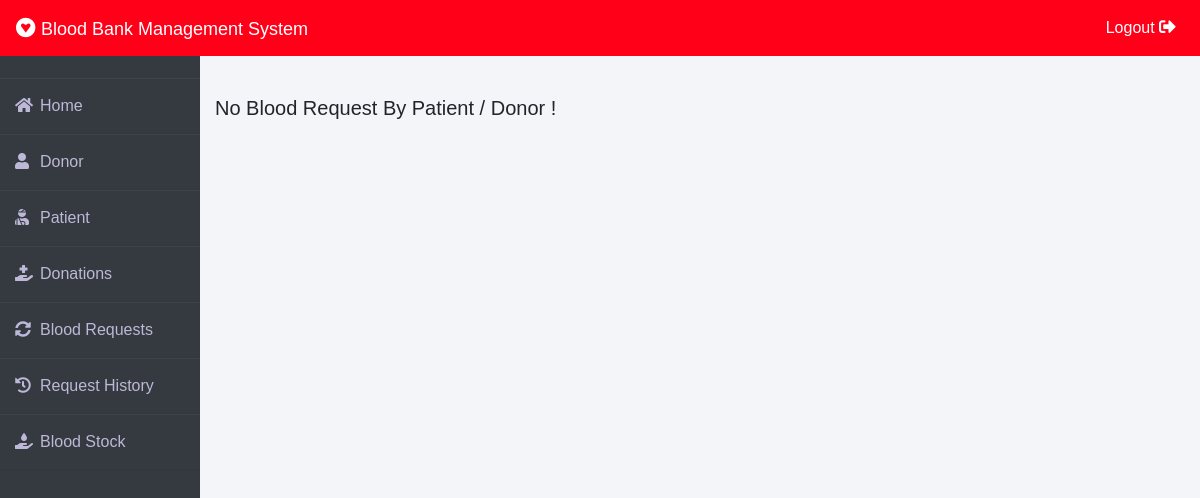
The page /admin-request (signed in) on the database as committed earlier.
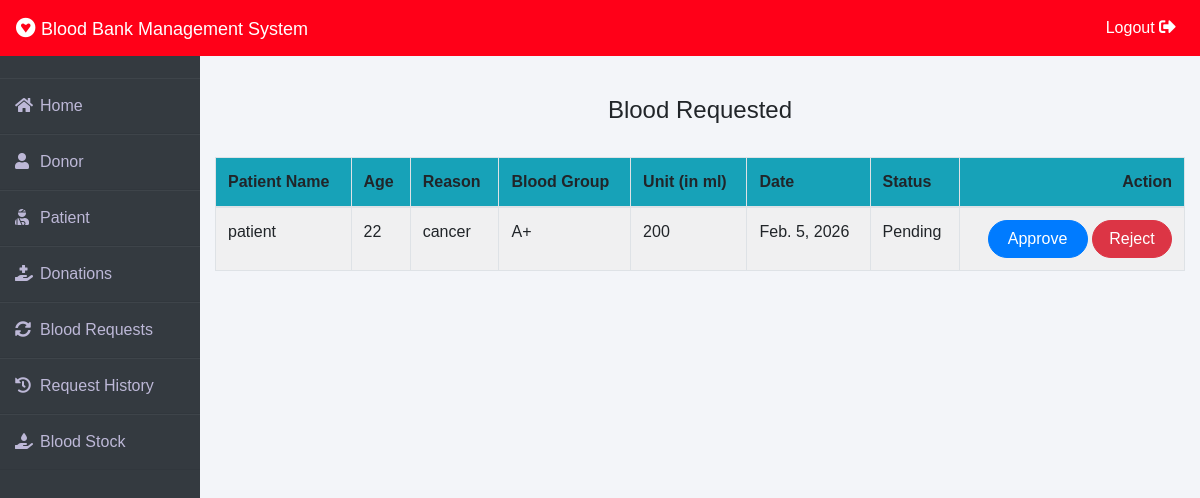
The same page on the database as committed later.
### blood/models.py (models this page shows, shortened)
class BloodRequest(models.Model):
    request_by_patient=models.ForeignKey(pmodels.Patient,null=True,on_delete=models.CASCADE)
    request_by_donor=models.ForeignKey(dmodels.Donor,null=True,on_delete=models.CASCADE)
    patient_name=models.CharField(max_length=30)
    patient_age=models.PositiveIntegerField()
    reason=models.CharField(max_length=500)
    bloodgroup=models.CharField(max_length=10)
    unit=models.PositiveIntegerField(default=0)
    status=models.CharField(max_length=20,default="Pending")
    date=models.DateField(auto_now=True)

### blood/views.py (the view)
# urls.py: path('admin-request', views.admin_request_view,name='admin-request'),
@login_required(login_url='adminlogin')
def admin_request_view(request):
    requests=models.BloodRequest.objects.all().filter(status='Pending')
    return render(request,'blood/admin_request.html',{'requests':requests})

### templates/blood/admin_request.html (shortened to what this page needs)
{% extends 'blood/adminbase.html' %}
{% block content %}
{% load widget_tweaks %}
{%load static%}
<br><br>
<div class="container">
    {% if requests %}
    <H4 class="text-center">Blood Requested</H4><br>
    <table class="table table-light table-hover table-bordered table-striped">
        <thead class="bg-info">
            <tr>
                <th scope="col">Patient Name</th>
                <th scope="col">Age</th>
                <th scope="col">Reason</th>
                <th scope="col">Blood Group</th>
                <th scope="col">Unit (in ml)</th>
                <th scope="col">Date</th>
                <th scope="col">Status</th>
                <th class="text-right">Action</th>
            </tr>
        </thead>
        <tbody>
            {% for t in requests %}
            <tr>
                <td> {{t.patient_name}}</td>
                <td>{{t.patient_age}}</td>
                <td>{{t.reason}}</td>
                <td>{{t.bloodgroup}}</td>
                <td>{{t.unit}}</td>
                <td>{{t.date}}</td>
                <td>{{t.status}}</td>
                <td class="text-right">
                    <button class="btn btn-primary badge-pill" style="width: 100px;"><a  style="text-decoration: none;color: white;" href="{% url 'update-approve-status' t.id  %}">Approve</a> </button>
                    <button class="btn btn-danger badge-pill" style="width: 80px;"><a  style="text-decoration: none;color: white;" href="{% url 'update-reject-status' t.id  %}">Reject</a> </button>
                </td>
            </tr>
            {% endfor %}
        </tbody>
    </table>
{% else %}
<h5>No Blood Request By Patient / Donor !</h5>
{% endif %}
</div>
{% endblock content %}

Rows that differ between the two databases and show on the page:
added BloodRequest: patient_name "patient", patient_age "22", reason "cancer", bloodgroup "A+", unit "200", date "Feb. 5, 2026", status "Pending"
Other text that changed with them:
text no longer shown: "No Blood Request By Patient / Donor !"
text now shown: "Blood Requested Patient Name Age Reason Blood Group Unit (in ml) Date Status Action"
